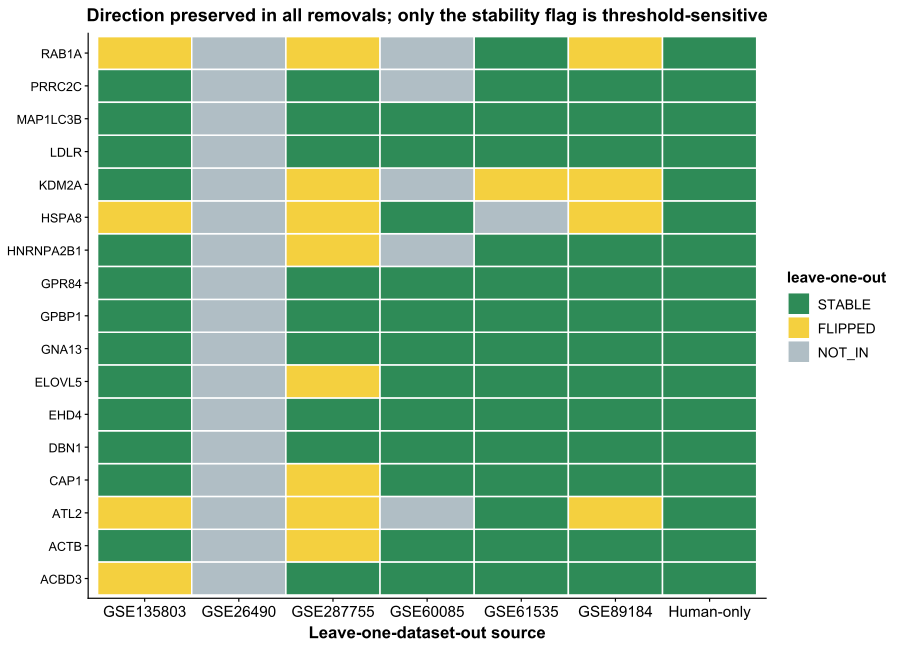

This figure's R source:
# Supplementary Figure 1. Leave-one-source-out evidence fragility
ROOT <- Sys.getenv("LEGIONELLA_ROOT")
if (!nzchar(ROOT)) ROOT <- Sys.getenv("LEGIONELLA_ROOT")
if (!nzchar(ROOT)) stop("Set LEGIONELLA_ROOT before running this script.")
if (!dir.exists(ROOT)) stop("LEGIONELLA_ROOT does not exist: ", ROOT)
setwd(file.path(ROOT, "15_manuscript/r_figures"))
source(file.path(ROOT, "15_manuscript/r_figures/_theme.R"))
SRC <- file.path(ROOT, "13_postfreeze_interpretation")
suppressMessages({library(dplyr); library(tidyr); library(readr); library(patchwork)})

D <- read_tsv(file.path(SRC, "a2_evidence_fragility_matrix.tsv"))
datasets <- c("GSE135803", "GSE26490", "GSE287755", "GSE60085", "GSE61535", "GSE89184")

# parse leave1_dataset strings: "GSE135803->UNSTABLE; GSE61535:UP/3; ..."
parse_l1 <- function(s) {
  toks <- trimws(strsplit(s, ";")[[1]])
  out <- setNames(rep("NOT_IN", length(datasets)), datasets)
  for (t in toks) {
    if (t == "" || is.na(t)) next
    ds <- sub(":.*|->.*", "", t)
    if (ds %in% datasets) out[ds] <- ifelse(grepl("->UNSTABLE", t), "FLIPPED", "STABLE")
  }
  out
}
mat <- t(sapply(D$leave1_dataset, parse_l1))
rownames(mat) <- D$candidate
# human-only column
mat <- cbind(mat, human_only = ifelse(D$human_only_stable, "STABLE", "UNSTABLE"))
mat <- mat[c("RAB1A", setdiff(rownames(mat), "RAB1A")), ]

M <- as.data.frame(mat) %>% mutate(gene = rownames(mat)) %>%
  pivot_longer(-gene, names_to = "source", values_to = "state") %>%
  mutate(state = factor(state, levels = c("STABLE", "FLIPPED", "UNSTABLE", "NOT_IN")))
M$source <- factor(M$source, levels = colnames(mat))

p <- ggplot(M, aes(source, gene, fill = state)) +
  geom_tile(colour = "white", linewidth = 0.5) +
  scale_fill_manual(values = c("STABLE" = "#2E8B57", "FLIPPED" = "#F4D03F",
                               "UNSTABLE" = "#C1121F", "NOT_IN" = "#B0BEC5"),
                    name = "leave-one-out") +
  scale_x_discrete(labels = c("GSE135803" = "GSE135803", "GSE26490" = "GSE26490",
                              "GSE287755" = "GSE287755", "GSE60085" = "GSE60085",
                              "GSE61535" = "GSE61535", "GSE89184" = "GSE89184",
                              "human_only" = "Human-only")) +
  labs(x = "Leave-one-dataset-out source", y = NULL,
       title = "Direction preserved in all removals; only the stability flag is threshold-sensitive") +
  theme_pub() + theme(axis.text.y = element_text(size = 9))

save_pub_pdf(p, "SupplementaryFigure1_evidence_fragility", w = 9, h = 6.5)
